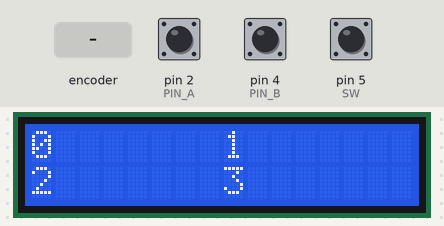
A sketch run on a simulated Arduino Nano, built with avr-gcc and run on an emulated ATmega328P. On the bench: 16×2 character LCD. The test bench sets the inputs (shaded band); at power-on: pin 5 (SW) HIGH, pin 2 (PIN_A) HIGH, pin 4 (PIN_B) HIGH.

Above: at 1.2 s.
1.3 s: pin 5 (SW) pulled LOW for 1 s
At 3.4 s:
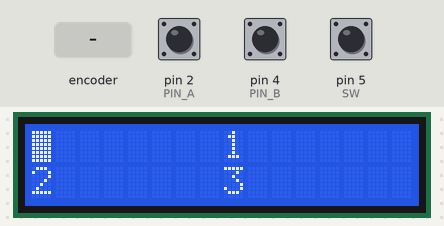
3.8 s: rotary encoder on pin 2 (PIN_A) / pin 4 (PIN_B) turned 3 steps (first pin leading)
5.9 s: pin 5 (SW) pulled LOW for 0.15 s
At 7.2 s:
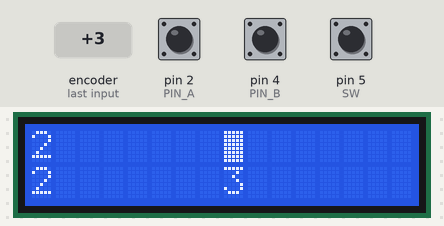
7.9 s: rotary encoder on pin 2 (PIN_A) / pin 4 (PIN_B) turned 1 step (first pin leading)
9.6 s: pin 5 (SW) pulsed LOW 2 times (0.12 s each, 0.3 s apart)
At 10.6 s:
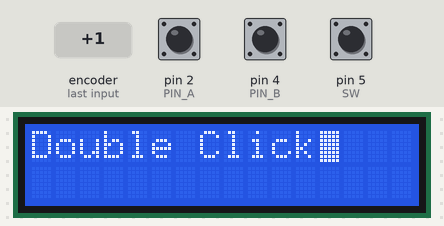
Timing chart, 0 to 12.6 s (numbered marks = the images above; inputs shaded):
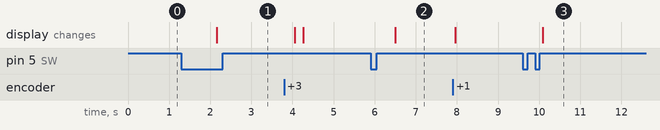

Measured:
- after the input at 1.3 s, the display: changes after 0.85 s (image 1)
- after the input at 5.9 s, the display: changes after 0.60 s (image 2)
- after the input at 9.6 s, the display: changes after 0.48 s (image 3)

The sketch:

Lcd_Encoder.ino
```cpp
#include <OneButton.h>
#include <Wire.h>
#include <LiquidCrystal_I2C.h>

#define PIN_A 2
#define PIN_B 4
#define SW 5
#define PULSE_PIN_LEN 5 //8 ìèíèìàëüíàÿ äëèííà èìïóëüñà â ìèëëåñåêóíäàõ íà êîòîðóþ ìû îáðàùàåì âíèìàíèå


volatile unsigned long failingTime = 0;
volatile bool fl = false; // ôëàã ÷òî íóæíî âûâåñòè
volatile bool value_b = 0;
volatile byte prevA = 0;
volatile int Value0 = 0;
volatile int Value1 = 1;
volatile int Value2 = 2;
volatile int Value3 = 3;
volatile unsigned long pulseLen = 0;
boolean blinkEn = false;
boolean editEn = false;
uint8_t cursor_pos = 0;

//Setup LCD
LiquidCrystal_I2C lcd(0x3F, 16, 2);

//Setup a new OneButton
OneButton oneButton(SW, true);


void click() {
	if (editEn) {
		if (cursor_pos < 3) {
			cursor_pos++;
		}
		else {
			cursor_pos = 0;
		}
		if (cursor_pos == 0) lcd.setCursor(0, 0);
		if (cursor_pos == 1) lcd.setCursor(8, 0);
		if (cursor_pos == 2) lcd.setCursor(0, 1);
		if (cursor_pos == 3) lcd.setCursor(8, 1);
	}
}

void doubleClick() {
	lcd.clear();
	lcd.print("Double Click");
}

void duringLongPress() {
	lcd.clear();
	lcd.print("Multiple Long Press");
}

void longPressStart() {
	if (editEn) {
		editEn = false;
		blinkEn = false;
		lcd.noBlink();
	}
	else {
		editEn = true;
		blinkEn = true;
		lcd.home();
		lcd.blink();
	}
}

void longPressStop() {
	lcd.clear();
	lcd.print("Long Press Stop");
}

void setup() {
	Serial.begin(9600);
	pinMode(SW, INPUT_PULLUP);

	//OneButton
	oneButton.attachClick(click);
	oneButton.attachDoubleClick(doubleClick);
	//oneButton.setDebounceTicks(100000);
	//oneButton.attachDuringLongPress(duringLongPress); // Ìíîãîêðàòíîå íàæàòèå ïðè óäåðæàíèè
	oneButton.attachLongPressStart(longPressStart); // Íà÷àëî äëèòåëüíîãî íàæàòèÿ
	//oneButton.attachLongPressStop(longPressStop); // Êîíåö äëèòåëüíîãî íàæàòèÿ

	//Encoder
	digitalWrite(PIN_A, HIGH);
	digitalWrite(PIN_B, HIGH);
	attachInterrupt(0, handler_a, CHANGE);

	//LCD
	lcd.init();
	lcd.backlight();
	lcd.noAutoscroll();

	lcd.print(Value0);
	lcd.setCursor(8, 0);
	lcd.print(Value1);
	lcd.setCursor(0, 1);
	lcd.print(Value2);
	lcd.setCursor(8, 1);
	lcd.print(Value3);
}

void handler_a() {
	byte A = digitalRead(PIN_A);
	if (!fl) { // ïîêà íå îò÷èòàëèñü íè÷åãî áîëüøå íå äåëàåì
		if (prevA && !A) { // ôðîíò óïàë
			value_b = digitalRead(PIN_B); // îïðåäåëèëè íàïðàâëåíèå, íî ïîêà òîëüêî "çàïîìíèëè åãî"
			failingTime = millis(); // è çàïîìíèëè êîãäà ìû "óïàëè â íîëü", íà÷àëè îòñ÷åò äëèíû èìïóëüñà
		}


		if (!prevA && A && failingTime) { // âîñõîäÿùèé ôðîíò è ìû â ðåæèìå "îòñ÷åò âðåìåíè èìïóëüñà
			pulseLen = millis() - failingTime;
			if (pulseLen > PULSE_PIN_LEN) { // èìïóëüñ áû äîñòàòî÷íî äëèííûé ÷òî-áû ïîâåðèòü òîìó ÷òî ìû ïðî÷èòàëè â åãî íà÷àëå
				if (value_b) {
					if (cursor_pos == 0) Value0++;
					if (cursor_pos == 1) Value1++;
					if (cursor_pos == 2) Value2++;
					if (cursor_pos == 3) Value3++;
				}
				else {
					if (cursor_pos == 0) Value0--;
					if (cursor_pos == 1) Value1--;
					if (cursor_pos == 2) Value2--;
					if (cursor_pos == 3) Value3--;
				}
				fl = true; // âêëþ÷àåì ïîìåòêó ÷òî íóæíî îò÷èòàòñÿ â Serial
			}
			failingTime = 0; // áîëüøå íå âåäåì îñ÷åò âðåìåíè èìïóëüñà
		}
	}

	prevA = A;
}

void loop() {
	//OneButton
	oneButton.tick();

	if (fl && editEn) {
		lcd.clear();
		lcd.print(Value0);
		lcd.setCursor(8, 0);
		lcd.print(Value1);
		lcd.setCursor(0, 1);
		lcd.print(Value2);
		lcd.setCursor(8, 1);
		lcd.print(Value3);

		if (cursor_pos == 0) lcd.setCursor(0, 0);
		if (cursor_pos == 1) lcd.setCursor(8, 0);
		if (cursor_pos == 2) lcd.setCursor(0, 1);
		if (cursor_pos == 3) lcd.setCursor(8, 1);

		fl = false;
	}
}
```
